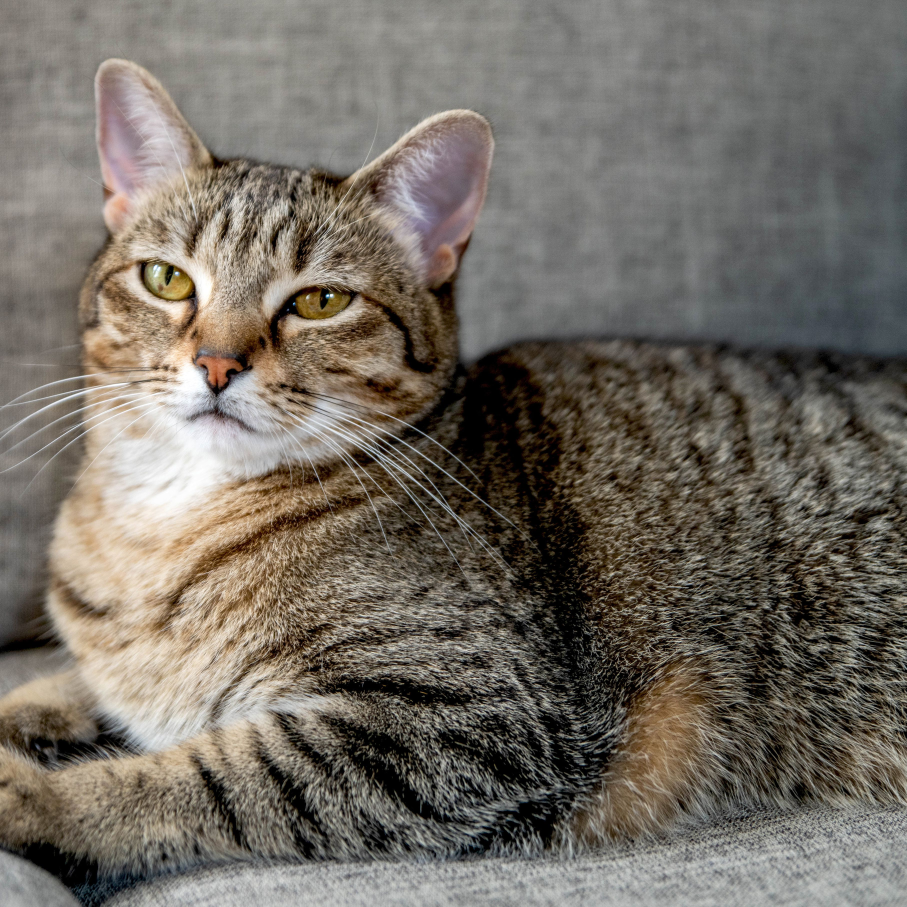
#> input picture photos/cat.jpg, 3627 x 3627 px (shown at 1/4 size)
$ python rescale.py
#> lines starting #> are read from the running program, lines starting #| are printed output that depends on the picture
# rescale is done to prevent computational strain
from configparser import Interpolation
import cv2 as cv


#img = cv.imread('photos/cat.jpg')
#cv.imshow("Cat", img)

# if a value is already set in func declaration, that is the default value
# for image, video and live video

def rescaleFrame(frame, scale = 0.75):
  width = int(frame.shape[1] * scale) #frame.shape is a attribute of the frame, the width = 1, height = 0
  height = int(frame.shape[0] * scale)

  dimensions = (width, height)
  # dimensions is a tuple of the new width and height of the image

  return cv.resize(frame, dimensions, interpolation = cv.INTER_AREA)
  # return a resized image, based on the original frame, to the new dimensions, and interpolate as INTER_AREA

img = cv.imread('photos/cat.jpg') #img is the large image of the cat
#> img is the input picture: shape (3627, 3627, 3); mean B, G, R 99.7, 108.5, 115
cv.imshow("cat resized", rescaleFrame(img, 0.1)) # we show a resized version of img, using rescaleFrame
#> in rescaleFrame, `return cv.resize(frame, dimensions, interpolation = cv.INTER_AREA)`:
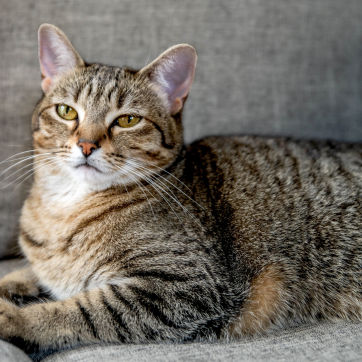
#> returned value: shape (362, 362, 3); mean of channels 0, 1, 2 99.7, 108.5, 115; drawn as B, G, R

#live video only (webcam)
def changeRes(width, height):
  capture.set(3,width)
  capture.set(4, height)
  # 3 and 4 are properties of the capture class, 3 = wdith, 4 = height.
  # 10 is the brightness of the image


# same code from read.py, but we are going to resize the frames from the video
capture = cv.VideoCapture('videos/hdcorn.mp4')
#capture = cv.VideoCapture(0)  for a live video

while True:
  isTrue, frame = capture.read()
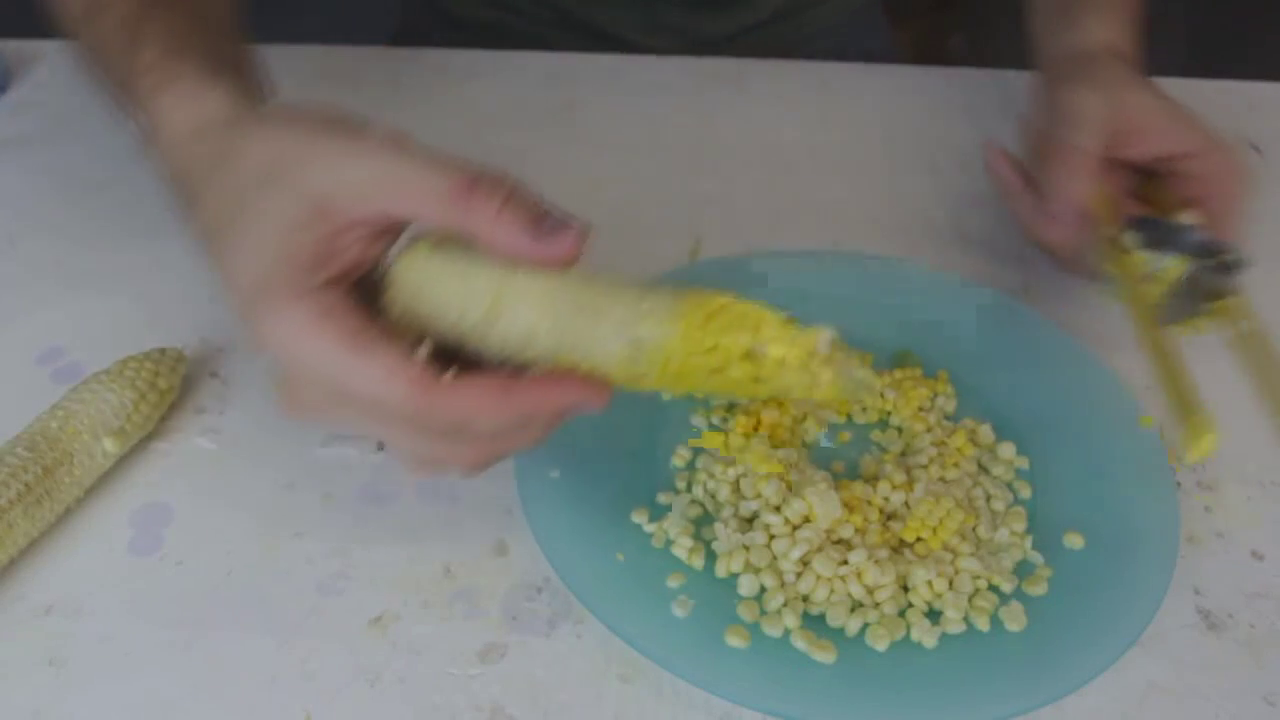
#> input picture frame 22 of videos/hdcorn.mp4, 1280 x 720 px
#> frame is the input picture: shape (720, 1280, 3); mean B, G, R 112.8, 122.2, 120.8

  frame_resized = rescaleFrame(frame, 0.2)

  cv.imshow('Video', frame)
  cv.imshow('Video Resized', frame_resized)
  # putting these in the same while loop means that the videos play simultaneously, overlayed upon one other in the order which they are called, (resized one is on top of the larger one)


  if cv.waitKey(20) & 0xff==ord('d'):
#> (key Esc is pressed here)
    break


capture.release() # release the capture, freeing the memory
cv.destroyAllWindows()


cv.waitKey(0)
